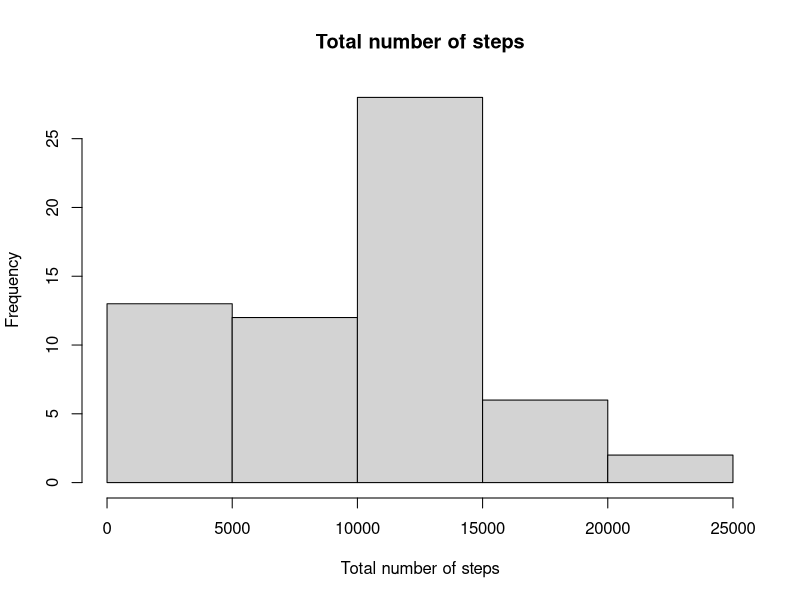
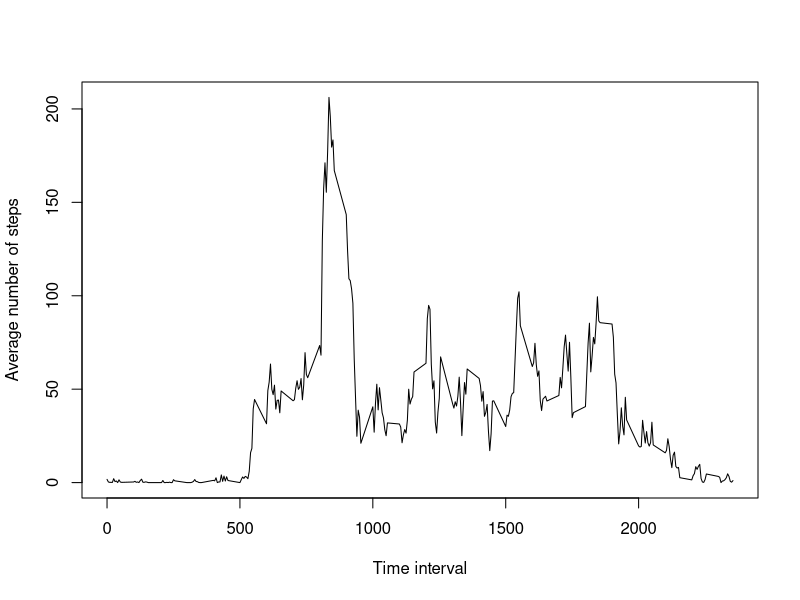
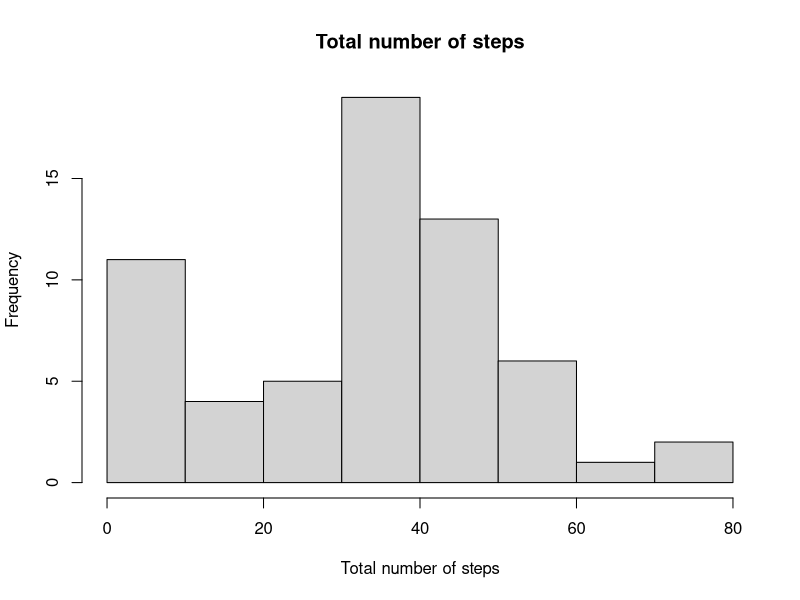
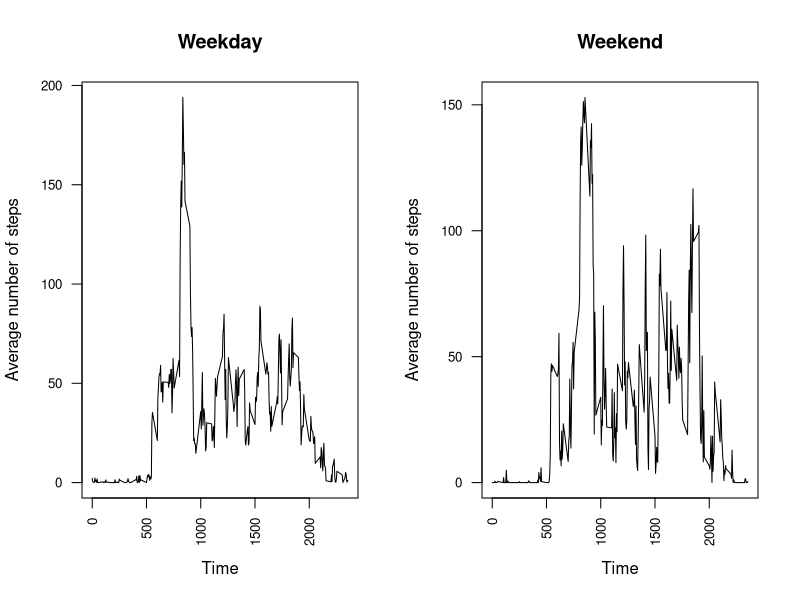

R code for these plots, in order:
## ---- chunk 1
knitr::opts_chunk$set(echo = TRUE)
rm(list=ls())
library(dplyr)
library(tidyr)
library(ggplot2)
## ---- chunk 2
data1 <- read.csv("activity.csv")

# Transform the variable to a date:
data1$date <- as.Date(data1$date)

## ---- chunk 3
daily.data <- data1 %>% group_by(date) %>% 
  summarise(total.steps=sum(steps, na.rm=T)) %>% 
  as.data.frame()
## ---- chunk 4
hist(daily.data$total.steps, main="Total number of steps", xlab="Total number of steps")

## ---- chunk 5

mean(daily.data$total.steps, na.rm=T)

median(daily.data$total.steps, na.rm=T)

## ---- chunk 6

interval.data <- data1 %>% group_by(interval) %>%
  summarise(average.steps=mean(steps, na.rm=T))

## ---- chunk 7

plot(interval.data$interval, interval.data$average.steps,
     xlab="Time interval", ylab="Average number of steps",
     type='l')


## ---- chunk 8

interval.data[which.max(interval.data$average.steps),]

## ---- chunk 9
sum(is.na(data1$steps))
## ---- chunk 10

data2 <- merge(data1, daily.data,
               by="date") # Merge in the data
data2$steps[is.na(data2$steps)] <- data2$total.steps[is.na(data2$steps)] # Impute

## ---- chunk 11

daily.data2 <- data2 %>%
  group_by(date) %>%
  summarise(total.steps=mean(steps))

## ---- chunk 12

hist(daily.data2$total.steps, main="Total number of steps", xlab="Total number of steps")


## ---- chunk 13

data2$day.of.week <- weekdays(data2$date)
data2$weekday <- ifelse(data2$day.of.week %in% c("Saturday", "Sunday"), "Weekend", "Weekday")

daily.data3 <- data2 %>% group_by(weekday, interval) %>% summarise(mean.steps = mean(steps)) %>% as.data.frame()

par(mfrow=c(1,2))
with(daily.data3[daily.data3$weekday=="Weekday",], plot(interval, mean.steps,
     xlab="Time", ylab="Average number of steps", main="Weekday", type='l', las=2, cex.axis=0.8))
with(daily.data3[daily.data3$weekday=="Weekend",], plot(interval, mean.steps,
     xlab="Time", ylab="Average number of steps", main="Weekend", type='l', las=2, cex.axis=0.8))

